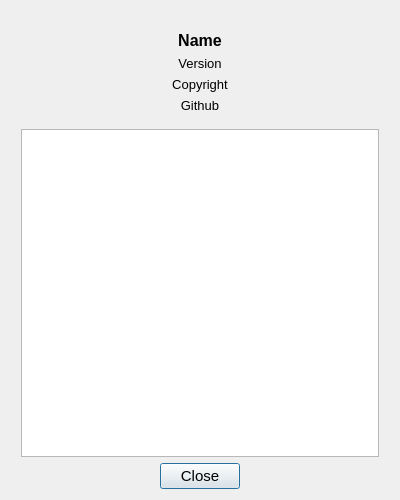
<?xml version="1.0" encoding="UTF-8"?>
<ui version="4.0">
 <class>About</class>
 <widget class="QDialog" name="About">
  <property name="windowModality">
   <enum>Qt::WindowModality::WindowModal</enum>
  </property>
  <property name="geometry">
   <rect>
    <x>0</x>
    <y>0</y>
    <width>400</width>
    <height>500</height>
   </rect>
  </property>
  <property name="sizePolicy">
   <sizepolicy hsizetype="Fixed" vsizetype="Fixed">
    <horstretch>0</horstretch>
    <verstretch>0</verstretch>
   </sizepolicy>
  </property>
  <property name="minimumSize">
   <size>
    <width>400</width>
    <height>500</height>
   </size>
  </property>
  <property name="maximumSize">
   <size>
    <width>400</width>
    <height>500</height>
   </size>
  </property>
  <property name="windowTitle">
   <string/>
  </property>
  <property name="sizeGripEnabled">
   <bool>false</bool>
  </property>
  <layout class="QVBoxLayout" name="verticalLayout_2">
   <item>
    <layout class="QVBoxLayout" name="verticalLayout">
     <property name="leftMargin">
      <number>10</number>
     </property>
     <property name="rightMargin">
      <number>10</number>
     </property>
     <item>
      <layout class="QHBoxLayout" name="horizontalLayout">
       <item>
        <widget class="QLabel" name="label">
         <property name="sizePolicy">
          <sizepolicy hsizetype="Preferred" vsizetype="Preferred">
           <horstretch>0</horstretch>
           <verstretch>0</verstretch>
          </sizepolicy>
         </property>
         <property name="maximumSize">
          <size>
           <width>128</width>
           <height>128</height>
          </size>
         </property>
         <property name="text">
          <string/>
         </property>
         <property name="pixmap">
          <pixmap resource="specviz.qrc">:/icons/resources/AppIcon.png</pixmap>
         </property>
         <property name="scaledContents">
          <bool>true</bool>
         </property>
        </widget>
       </item>
      </layout>
     </item>
     <item>
      <widget class="QLabel" name="name">
       <property name="sizePolicy">
        <sizepolicy hsizetype="Preferred" vsizetype="Preferred">
         <horstretch>0</horstretch>
         <verstretch>0</verstretch>
        </sizepolicy>
       </property>
       <property name="font">
        <font>
         <pointsize>12</pointsize>
         <bold>true</bold>
        </font>
       </property>
       <property name="text">
        <string>Name</string>
       </property>
       <property name="alignment">
        <set>Qt::AlignmentFlag::AlignCenter</set>
       </property>
      </widget>
     </item>
     <item>
      <widget class="QLabel" name="version">
       <property name="font">
        <font>
         <pointsize>10</pointsize>
        </font>
       </property>
       <property name="text">
        <string>Version</string>
       </property>
       <property name="alignment">
        <set>Qt::AlignmentFlag::AlignCenter</set>
       </property>
      </widget>
     </item>
     <item>
      <widget class="QLabel" name="copyright">
       <property name="font">
        <font>
         <pointsize>10</pointsize>
        </font>
       </property>
       <property name="text">
        <string>Copyright</string>
       </property>
       <property name="alignment">
        <set>Qt::AlignmentFlag::AlignCenter</set>
       </property>
       <property name="wordWrap">
        <bool>true</bool>
       </property>
      </widget>
     </item>
     <item>
      <widget class="QLabel" name="github">
       <property name="font">
        <font>
         <pointsize>10</pointsize>
        </font>
       </property>
       <property name="text">
        <string>Github</string>
       </property>
       <property name="alignment">
        <set>Qt::AlignmentFlag::AlignCenter</set>
       </property>
      </widget>
     </item>
     <item>
      <spacer name="verticalSpacer">
       <property name="orientation">
        <enum>Qt::Orientation::Vertical</enum>
       </property>
       <property name="sizeType">
        <enum>QSizePolicy::Policy::Fixed</enum>
       </property>
       <property name="sizeHint" stdset="0">
        <size>
         <width>20</width>
         <height>10</height>
        </size>
       </property>
      </spacer>
     </item>
     <item>
      <widget class="QTextBrowser" name="licenses">
       <property name="font">
        <font>
         <pointsize>10</pointsize>
        </font>
       </property>
      </widget>
     </item>
    </layout>
   </item>
   <item>
    <layout class="QHBoxLayout" name="horizontalLayout_3">
     <property name="spacing">
      <number>-1</number>
     </property>
     <property name="topMargin">
      <number>0</number>
     </property>
     <item>
      <spacer name="horizontalSpacer_2">
       <property name="orientation">
        <enum>Qt::Orientation::Horizontal</enum>
       </property>
       <property name="sizeHint" stdset="0">
        <size>
         <width>40</width>
         <height>20</height>
        </size>
       </property>
      </spacer>
     </item>
     <item>
      <widget class="QPushButton" name="close">
       <property name="font">
        <font>
         <pointsize>11</pointsize>
        </font>
       </property>
       <property name="text">
        <string>Close</string>
       </property>
       <property name="autoDefault">
        <bool>false</bool>
       </property>
       <property name="default">
        <bool>true</bool>
       </property>
      </widget>
     </item>
     <item>
      <spacer name="horizontalSpacer">
       <property name="orientation">
        <enum>Qt::Orientation::Horizontal</enum>
       </property>
       <property name="sizeHint" stdset="0">
        <size>
         <width>40</width>
         <height>20</height>
        </size>
       </property>
      </spacer>
     </item>
    </layout>
   </item>
  </layout>
 </widget>
 <resources>
  <include location="specviz.qrc"/>
 </resources>
 <connections>
  <connection>
   <sender>close</sender>
   <signal>clicked()</signal>
   <receiver>About</receiver>
   <slot>close()</slot>
   <hints>
    <hint type="sourcelabel">
     <x>199</x>
     <y>571</y>
    </hint>
    <hint type="destinationlabel">
     <x>199</x>
     <y>299</y>
    </hint>
   </hints>
  </connection>
 </connections>
</ui>
